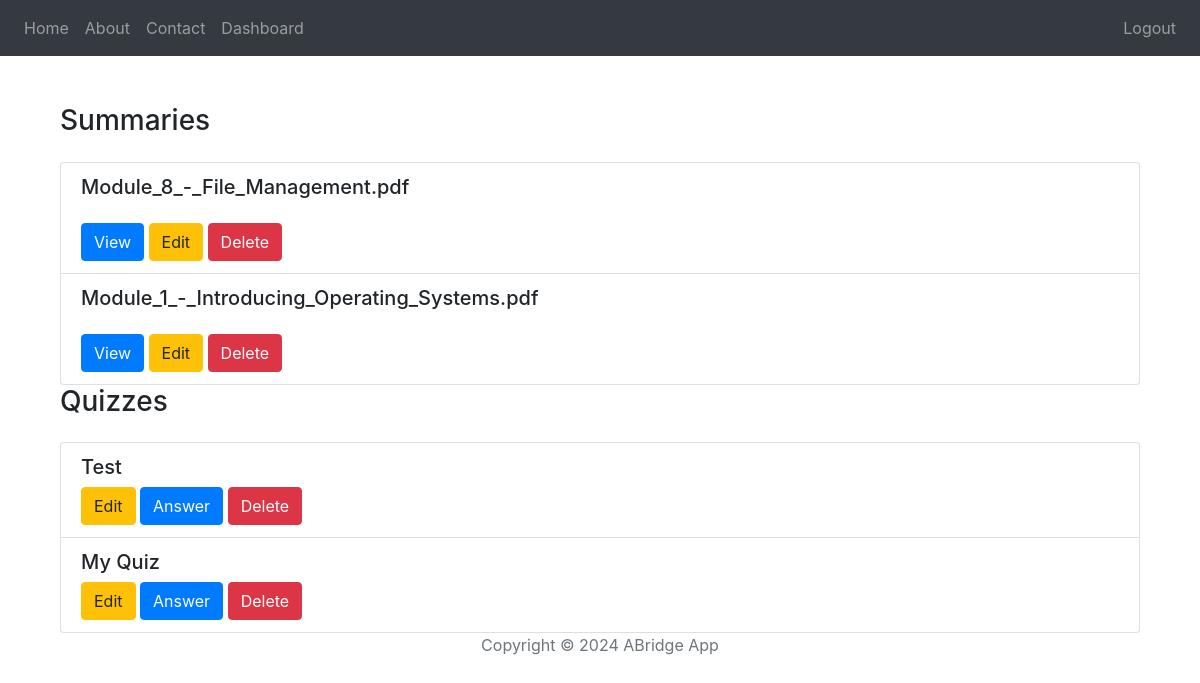
The page /dashboard (signed in) on the database its author committed.
### website/models.py (models this page shows)
class Upload(db.Model):
    id = db.Column(db.Integer, primary_key=True)
    user_id = db.Column(db.Integer, db.ForeignKey('user.id'), nullable=False)
    filename = db.Column(db.String(150))
    text = db.Column(db.Text)
    summary = db.Column(db.Text)
    date_created = db.Column(db.DateTime(timezone=True), default=func.now())

class Quiz(db.Model):
    id = db.Column(db.Integer, primary_key=True)
    title = db.Column(db.String(150), nullable=False)
    user_id = db.Column(db.Integer, db.ForeignKey('user.id'), nullable=False)
    questions = db.relationship('Question', backref='quiz', lazy=True)

### website/views.py (the view)
@views.route('/dashboard')
@login_required
def dashboard():
    user_summaries = Upload.query.filter_by(user_id=current_user.id).all()
    user_quizzes = Quiz.query.filter_by(user_id=current_user.id).all()
    return render_template('nav/dashboard.html', user=current_user, uploads=user_summaries, quizzes=user_quizzes, summaries=user_summaries)

### website/__init__.py (called while the page is built)
def create_app():
    app = Flask(__name__)
    app.config['SECRET_KEY'] = SECRET_KEY
    app.config['SQLALCHEMY_DATABASE_URI'] = f'sqlite:///{DB_NAME}'
    app.config['UPLOAD_FOLDER'] = 'uploads'
    db.init_app(app)
    migrate.init_app(app, db)
    os.makedirs(app.config['UPLOAD_FOLDER'], exist_ok=True)
    from .views import views
    from .auth import auth
    app.register_blueprint(views, url_prefix='/')
    app.register_blueprint(auth, url_prefix='/')
    from .models import User, Upload, Quiz, Question
    with app.app_context():
        db.create_all()
    login_manager = LoginManager()
    login_manager.login_view = 'auth.login'
    login_manager.init_app(app)
    @login_manager.user_loader
    def load_user(id):
        return User.query.get(int(id))
    return app

### website/templates/nav/dashboard.html (shortened to what this page needs)
{% extends "base.html" %}
{% block content %}
<main class="container mt-5">
    <h1 class="h3 mt-5 mb-4">Summaries</h1>
    <div class="list-group">
        {% for summary in summaries %}
        <div class="list-group-item">
            <h5>{{ summary.filename }}</h5>
            <a href="{{ url_for('views.view_summary', summary_id=summary.id) }}" class="btn btn-primary">View</a>
            <a href="{{ url_for('views.edit_summary', summary_id=summary.id) }}" class="btn btn-warning">Edit</a>
            <button type="button" class="btn btn-danger" data-bs-toggle="modal" data-bs-target="#confirmDeleteModal" onclick="updateDeleteFormAction('{{ url_for('views.delete_summary', summary_id=summary.id) }}')">Delete</button>
        </div>
        {% endfor %}
    </div>
    <h1 class="h3 mb-4">Quizzes</h1>
    <div class="list-group">
        {% for quiz in quizzes %}
        <div class="list-group-item">
            <h5>{{ quiz.title }}</h5>
            <a href="{{ url_for('views.edit_quiz', quiz_id=quiz.id) }}" class="btn btn-warning">Edit</a>
            <a href="{{ url_for('views.quiz', quiz_id=quiz.id) }}" class="btn btn-primary">Answer</a>
            <button type="button" class="btn btn-danger" data-bs-toggle="modal" data-bs-target="#confirmDeleteModal" onclick="updateDeleteFormAction('{{ url_for('views.delete_quiz', quiz_id=quiz.id) }}')">Delete</button>
        </div>
        {% endfor %}
    </div>
</main>
{% endblock %}

### rows shown on the page
Upload: filename "Module_8_-_File_Management.pdf"
Upload: filename "Module_1_-_Introducing_Operating_Systems.pdf"
Quiz: title "Test"
Quiz: title "My Quiz"
